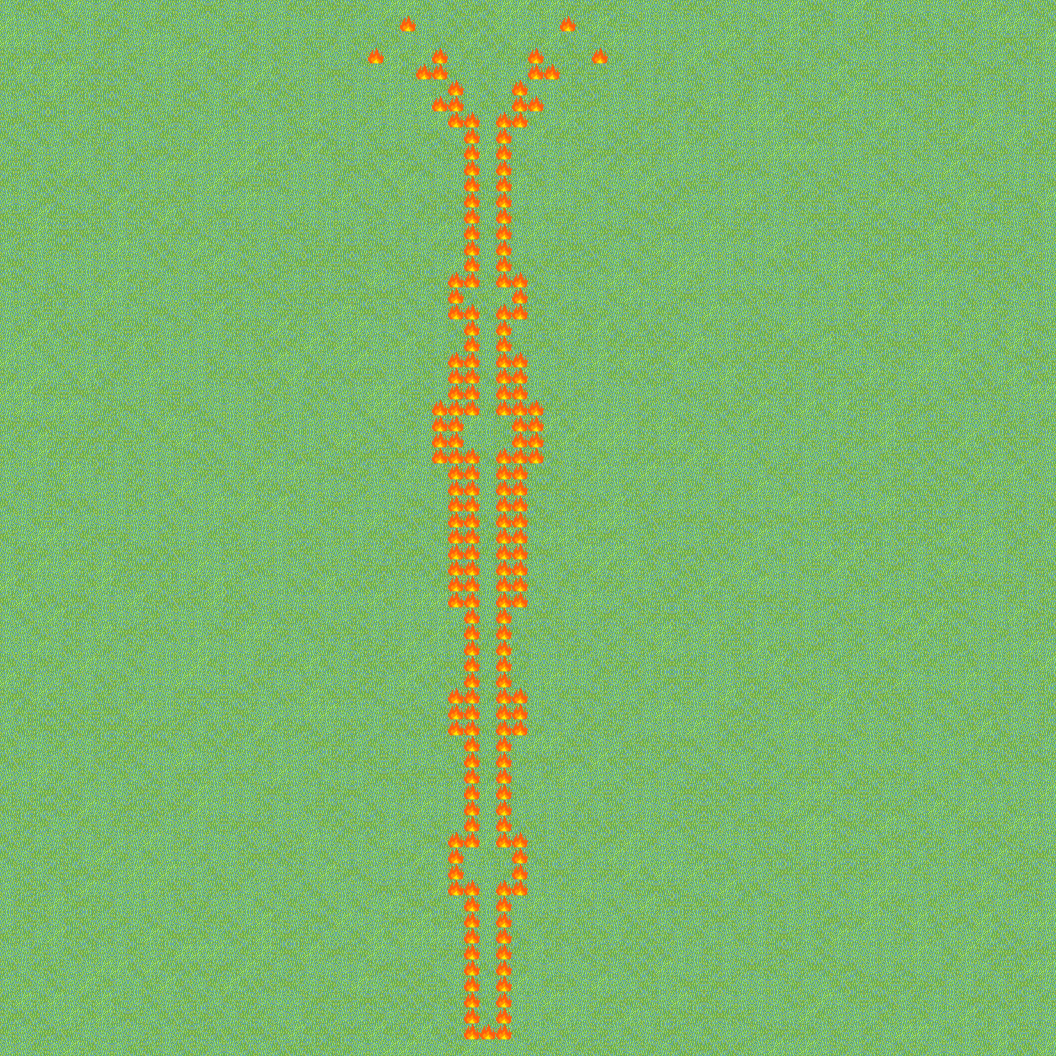

This game map was drawn from its Tiled (.tmx) file and the tilesets committed beside it. A one-line description and the trimmed map source follow:
An orthogonal 66x66 tile map with 16x16 px tiles, 6 tile layers (base ground plains, forest tiles, impassible walls, low walls, ...), 4 tilesets.

<map version="1.10" tiledversion="1.11.1" orientation="orthogonal" renderorder="left-up" width="66" height="66" tilewidth="16" tileheight="16" infinite="0" nextlayerid="7" nextobjectid="1">
 <tileset firstgid="1" source="../FE6 - Castle.tsx" />
 <tileset firstgid="1025" source="../FE8 - Castle.tsx" />
 <tileset firstgid="2049" source="../FE7 - Village.tsx" />
 <tileset firstgid="3073" source="../fire.tsx" />
 <layer id="1" name="base ground plains" width="66" height="66">
  <data>[4356 cells, 4356 non-empty, 10 distinct tile ids]</data>
 </layer>
 <layer id="2" name="forest tiles" width="66" height="66">
  <data>[4356 cells, 0 non-empty, 0 distinct tile ids]</data>
 </layer>
 <layer id="3" name="impassible walls" width="66" height="66">
  <data>[4356 cells, 0 non-empty, 0 distinct tile ids]</data>
 </layer>
 <layer id="4" name="low walls" width="66" height="66">
  <data>[4356 cells, 0 non-empty, 0 distinct tile ids]</data>
 </layer>
 <layer id="5" name="road tiles" width="66" height="66">
  <data>[4356 cells, 0 non-empty, 0 distinct tile ids]</data>
 </layer>
 <layer id="6" name="richard's barrier" width="66" height="66">
  <data>[4356 cells, 185 non-empty, 1 distinct tile ids]</data>
 </layer>
</map>
